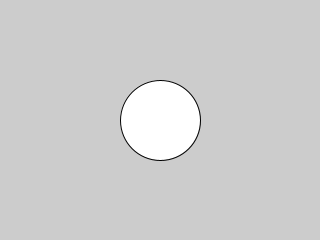
Frame 1 (no input)
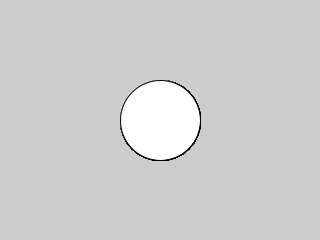
Frame 60 (the mouse pressed at the canvas centre just before this capture)
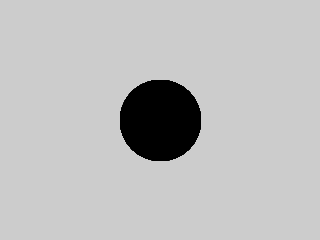
Frame 120 (the mouse held since frame 60 and released just before this capture)

The Processing sketch that drew these frames (run headless with seeded random() and noise(); from frame 60 on, the mouse is pressed at the canvas centre):

// Processing sketch: Anticipation
// ── Anticipation.pde
// anticipation

void setup(){
  size(320,240);
}

void draw(){
  ellipse(width/2,height/2,width/4,width/4);
  if(mouseX <= (width/2)+(width/8) && mouseX >= (width/2)-(width/8)){
    if(mouseY <= (height/2)+(width/8) && mouseY >= (height/2)-(width/8)){
      fill(0);
    }} else{
      fill(255);
    }
}
